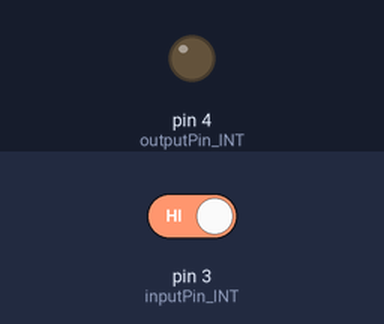
A sketch run on a simulated Arduino Uno, built with avr-gcc and run on an emulated ATmega328P. Parts: output pins drawn as LEDs (lit = HIGH). Dashed ring = blinking. Inputs (shaded band) come from the test bench; at power-on: pin 3 (inputPin_INT) HIGH.

Above: at 1.2 s.
1.3 s: pin 3 (inputPin_INT) driven LOW
At 1.54 s:
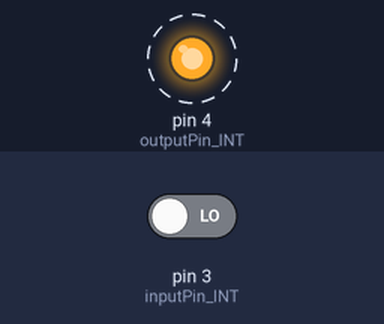
Timing chart, 0 to 4.3 s (numbered marks = the images above; inputs shaded):
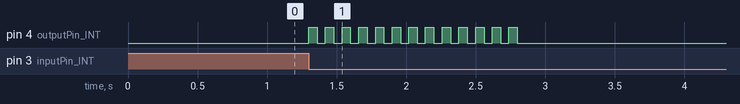

Measured:
- after the input at 1.3 s, pin 4 (outputPin_INT): alternates HIGH for 0.06 s and LOW for 0.06 s, 26 changes in all, then stays LOW, starting at once

The sketch:

proof_of_concept_LED_test.ino
```cpp
// (licence header left out)
#define LEDpin 4

#define inputPin_INT 3
#define outputPin_INT 4

unsigned long previousMillis_INT = 0;
const long interval_INT = 1500;
byte inputPreviousState_INT = HIGH;

unsigned long deBouncePeriod = 0;
const long deBounceCLK = 60;
byte deBounceState = HIGH;
boolean deBouncing = false;

void setup() {

  pinMode( inputPin_INT, INPUT );
  pinMode( outputPin_INT, OUTPUT );
  inputPreviousState_INT = digitalRead( inputPin_INT );

//  pinMode( LEDpin, OUTPUT );

}

void loop() {

  unsigned long currentMillis_INT = millis();
  byte inputState_INT = digitalRead( inputPin_INT );

  if ( inputState_INT != inputPreviousState_INT ) {
    if ( !deBouncing ) {
      deBouncing = true;
      deBounceState = HIGH;
      deBouncePeriod = 0;
      digitalWrite( outputPin_INT, HIGH );
      previousMillis_INT = currentMillis_INT;
    } else {
      previousMillis_INT = previousMillis_INT + deBouncePeriod;
      deBouncePeriod = 0;
    }
  }

  if ( currentMillis_INT - previousMillis_INT >= interval_INT ) {
    if ( inputState_INT == inputPreviousState_INT ) {
      deBouncing = false;
      deBouncePeriod = 0;
      digitalWrite( outputPin_INT, LOW );
    }
  }

  if ( deBouncing && ( currentMillis_INT - previousMillis_INT >= deBouncePeriod + deBounceCLK ) ) {
    deBounceState = !deBounceState;
    digitalWrite( outputPin_INT, deBounceState );
    deBouncePeriod = deBouncePeriod + deBounceCLK;
  }

  inputPreviousState_INT = inputState_INT;

//  digitalWrite( LEDpin, HIGH );
//  delay( 1000 );
//  digitalWrite( LEDpin, LOW );
//  delay( 1000 );
}
```
